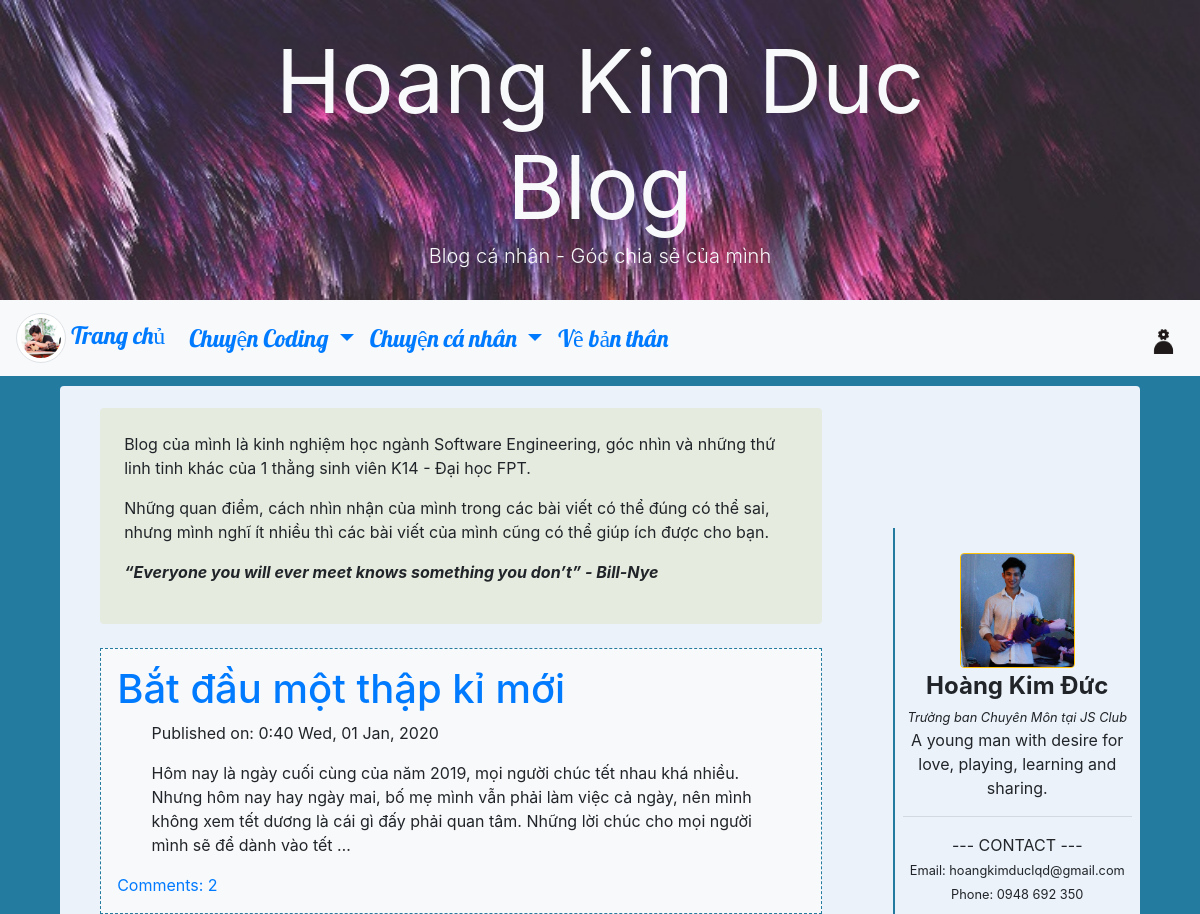
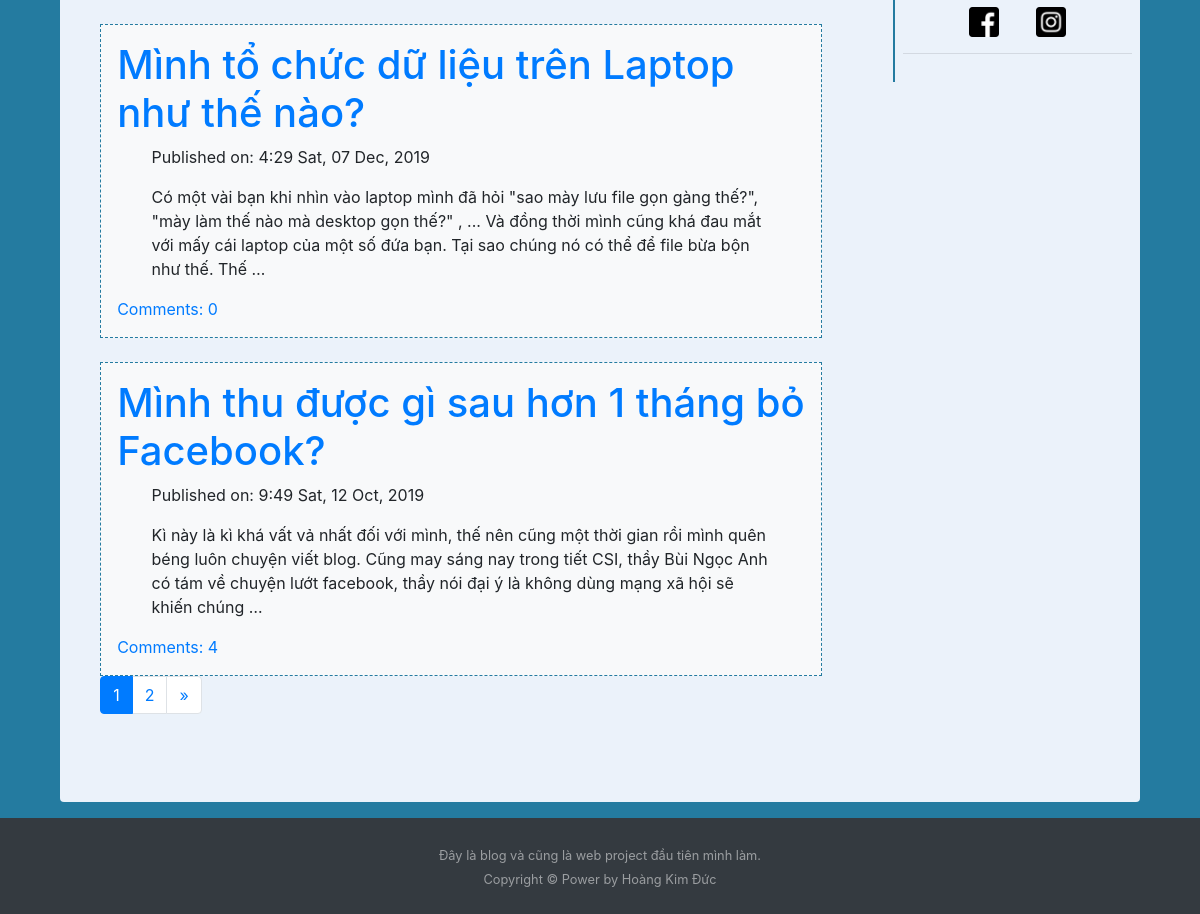
The page / on the database its author committed (2 pictures, top to bottom).
### blog/models.py (models this page shows, shortened)
class Description(models.Model):
   text = models.TextField()

class Post(models.Model):
   author = models.ForeignKey('auth.User', on_delete=models.CASCADE)
   title = models.CharField(max_length=200)
   text = models.TextField()
   create_date = models.DateTimeField(default=timezone.now)
   published_date = models.DateTimeField(blank=True,null=True)
   tag = models.CharField(choices=tag_list, max_length=20, default='tag1')
   view = models.IntegerField(default=0)

### blog/views.py (the view)
class PostListView(ListView):
   paginate_by = 3
   model = Post
   def get_queryset(self):
      return Post.objects.filter(published_date__lte=timezone.now()).order_by('-published_date')
   def get_context_data(self, **kwargs):
      ctx = super(ListView, self).get_context_data(**kwargs)
      ctx['Description'] = Description.objects.get(pk=4)
      ctx['Notification'] = Notification.objects.order_by('-time')
      return ctx

### blog/templates/blog/post_list.html (shortened to what this page needs)
{% extends "blog/base.html" %}
{% block content %}
<div class="centerstage">
   <div style="background-color: #E6EBE0;" class="p-4 rounded">
         {{ Description.text|safe }}
   </div>
   {% for post in page_obj %}
   <br>
   <div class="post p-3 bg-light">
      <h1><a href="{% url 'post_detail' pk=post.pk %}">{{post.title}}</a></h1>
      <div class="blog_posts date">
         <p>Published on: {{post.published_date|date:"G:i D, d M, Y"}}</p>
         <p class="postcontent">{{ post.text|safe|linebreaksbr|truncatechars:256 }}</p>
      </div>
      <a href="{% url 'post_detail' pk=post.pk %}">Comments: {{ post.comments.count }}</a>
   </div>
   {% endfor %}
  {% if page_obj.paginator.num_pages != 1 %}
  <nav aria-label="navigation">
    <ul class="pagination">
      <li class="page-item active"><a class="page-link" href="?page={{page_obj.number}}">{{page_obj.number}}</a></li>
      {% if page_obj.has_next %}
            <li class="page-item"><a class="page-link" href="?page={{page_obj.next_page_number}}">{{page_obj.next_page_number}}</a></li>
      <li class="page-item">
        <a class="page-link" href="?page={{page_obj.paginator.num_pages}}">
          <span aria-hidden="true">&raquo;</span>
        </a>
      </li>
      {% endif %}
    </ul>
  </nav>
  {% endif %}
</div>
{% endblock content %}

### blog/static/css/blog.css (style rules this page uses)
body { font-size: 1.5rem; background-color: #247BA0; }
@media only screen and (min-width: 768px) { body { font-size: 1rem; } }
.blog_posts { width: 90%; margin-left: auto; margin-right: auto; }
.centerstage { margin-left: auto; margin-right: auto; }
.postcontent { font-family: 'Noto Sans', sans-serif; }
.post { border: 1px dashed #247BA0 }
.blog_posts { max-width: 90%; display: block; margin-left: auto; margin-right: auto; }
html, body { height: 100%; }
body { flex-direction: column; }

### rows shown on the page
Description: text "Blog của mình là kinh nghiệm học ngành Software Engineering, góc nhìn và những thứ linh tinh khác của 1 thằng sinh viên K14 - Đại học FPT. Những quan điểm, cách nhìn nhận của mình trong các bài viết có thể đúng có thể sai, nhưng mình nghĩ ít nhiều thì các bài viết của mình cũng có thể giúp ích được cho bạn. “Everyone you will ever meet knows something you don’t” - Bill-Nye"
Post: title "Bắt đầu một thập kỉ mới", published_date "0:40 Wed, 01 Jan, 2020", text "Hôm nay là ngày cuối cùng của năm 2019, mọi người chúc tết nhau khá nhiều. Nhưng hôm nay hay ngày mai, bố mẹ mình vẫn phải làm việc cả ngày, nên mình không xem tết dương là cái gì đấy phải quan tâm. Những lời chúc cho mọi người mình sẽ để dành vào tết …", comments.count "2"
Post: title "Mình tổ chức dữ liệu trên Laptop như thế nào?", published_date "4:29 Sat, 07 Dec, 2019", text "Có một vài bạn khi nhìn vào laptop mình đã hỏi \"sao mày lưu file gọn gàng thế?\", \"mày làm thế nào mà desktop gọn thế?\" , ... Và đồng thời mình cũng khá đau mắt với mấy cái laptop của một số đứa bạn. Tại sao chúng nó có thể để file bừa bộn như thế. Thế …", comments.count "0"
Post: title "Mình thu được gì sau hơn 1 tháng bỏ Facebook?", published_date "9:49 Sat, 12 Oct, 2019", text "Kì này là kì khá vất vả nhất đối với mình, thế nên cũng một thời gian rồi mình quên béng luôn chuyện viết blog. Cũng may sáng nay trong tiết CSI, thầy Bùi Ngọc Anh có tám về chuyện lướt facebook, thầy nói đại ý là không dùng mạng xã hội sẽ khiến chúng …", comments.count "4"

### other values the page prints
{{ page_obj.number }} "1"
{{ page_obj.next_page_number }} "2"
